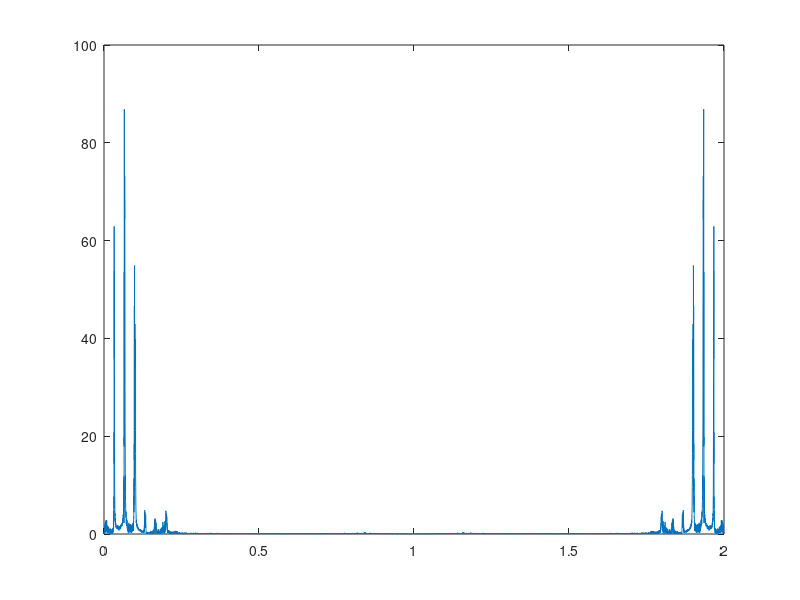

MATLAB code to generate this figure: (Note: this script raises an error after producing the figure.)
%linwovel.m

Fs=8000;
load aaa.mat
aa = detrend(y(2, 6000:end));
load ooo.mat
oo = detrend(y(2, 6000:end));
len = length(aa);
x = 0:2/len:1.9999999999;

figure(1);
plot(x, abs(fft(oo)));
figure(2);
%plot(x, abs(spectrum(oo)));
%spectrum(oo);
plot(psd(spectrum.welch, (oo)));

na = 20

lambada = [];
for i = (1:50)
    [th, P, lam, epsi] = sig2ar(oo',i);
    lambada = [lambada lam];
end
figure(4);
plot(lambada);


[th, P, lam, epsi] = sig2ar(oo',na);
%len = len*2;
W0 = 0.035
%W0 = 0.016
root_angle = angle(roots(th))
for i = 1:length(root_angle)
    if root_angle(i) == 0
        root_angle(i) = 100000;
    end
end
pulse = floor(2/W0)
A = 0.001
%pulse = floor(8/(min(abs(root_angle))/pi))
est = rand(na,1);
%e = randn(len,1).*(rem((1:len),pulse)<pulse/2)';
%e = randn(len,1).*(rem((1:len),pulse) == 0)';
e = A*sqrt(len/pulse)*(rem((1:len),pulse) == 0)';
e = e+rand(len,1)*A*1;
%e = e .* randn(size(e));
%e = e + 0.005*randn(size(e));
%e = conv(e, triang(pulse/2), 'same');
for i = na+1:len
    est = [est; est(i-1:-1:i-na)'*th+e(i)];
end
th
est = filter(1,[1 th'], e);


figure(3);
%plot(x,abs(fft(est)));
plot(psd(spectrum.welch, (est)));
plot(x, abs(fft(est)));
est = est(200:end-200);
%sound(est)
%sound(oo)
